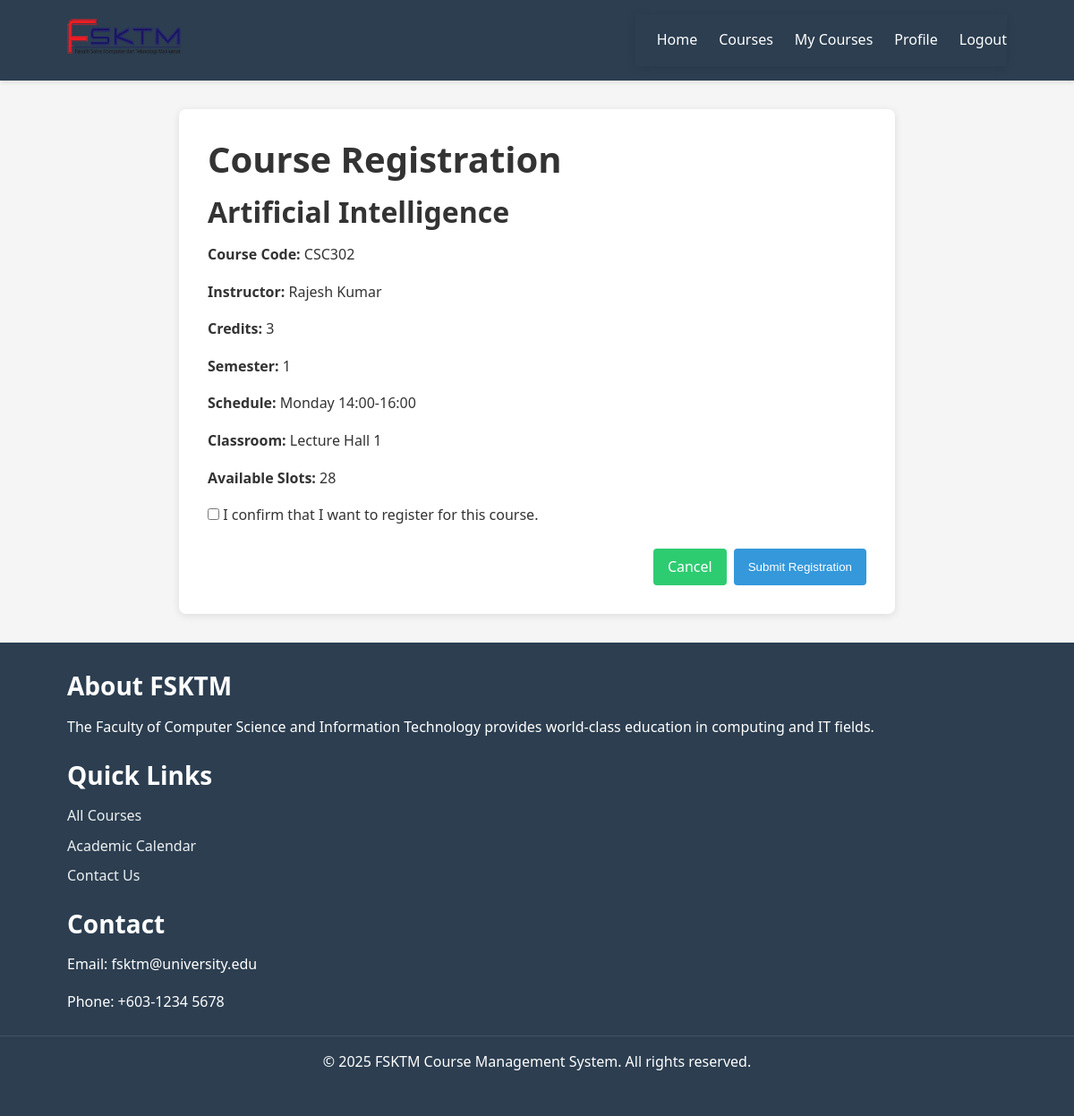
/pages/registration.php?course_id=6 (signed in), run on the app's committed database.
### tables this page shows
CREATE TABLE `courses` (
  `course_id` int(11) NOT NULL,
  `course_code` varchar(10) NOT NULL,
  `course_name` varchar(100) NOT NULL,
  `description` text DEFAULT NULL,
  `credits` int(11) NOT NULL DEFAULT 3,
  `semester` enum('1','2','3') NOT NULL,
  `academic_year` varchar(9) NOT NULL,
  `max_students` int(11) DEFAULT 40,
  `current_enrolled` int(11) DEFAULT 0,
  `instructor_id` int(11) DEFAULT NULL,
  `schedule_day` varchar(20) DEFAULT NULL,
  `schedule_time` varchar(50) DEFAULT NULL,
  `classroom` varchar(20) DEFAULT NULL,
  `course_image` varchar(255) DEFAULT 'default-course.jpg',
  `prerequisites` text DEFAULT NULL,
  `category_id` int(11) DEFAULT NULL,
  `is_active` tinyint(1) DEFAULT 1,
  `created_at` timestamp NOT NULL DEFAULT current_timestamp(),
  `updated_at` timestamp NOT NULL DEFAULT current_timestamp() ON UPDATE current_timestamp()
);

CREATE TABLE `users` (
  `user_id` int(11) NOT NULL,
  `username` varchar(50) NOT NULL,
  `email` varchar(100) NOT NULL,
  `password` varchar(255) NOT NULL,
  `first_name` varchar(50) NOT NULL,
  `last_name` varchar(50) NOT NULL,
  `user_type` enum('student','lecturer','admin') DEFAULT 'student',
  `profile_picture` varchar(255) DEFAULT 'default-avatar.png',
  `phone` varchar(20) DEFAULT NULL,
  `date_of_birth` date DEFAULT NULL,
  `student_id` varchar(20) DEFAULT NULL,
  `staff_id` varchar(20) DEFAULT NULL,
  `address` text DEFAULT NULL,
  `department` varchar(100) DEFAULT NULL,
  `created_at` timestamp NOT NULL DEFAULT current_timestamp(),
  `updated_at` timestamp NOT NULL DEFAULT current_timestamp() ON UPDATE current_timestamp(),
  `is_active` tinyint(1) DEFAULT 1,
  `last_login` timestamp NULL DEFAULT NULL
);

### pages/registration.php (the view, shortened to what this page needs)
<?php
$course_id = (int)$_GET['course_id'];
$db = new Database();
$conn = $db->getConnection();
$stmt = $conn->prepare("SELECT c.*, u.first_name, u.last_name FROM courses c
                        LEFT JOIN users u ON c.instructor_id = u.user_id
                        WHERE c.course_id = ? AND c.is_active = TRUE");
$stmt->bind_param("i", $course_id);
$stmt->execute();
$result = $stmt->get_result();
$course = $result->fetch_assoc();
include '../includes/header.php';
?>
<div class="registration-container">
    <h1>Course Registration</h1>
    <div class="course-info">
        <h2><?php echo $course['course_name']; ?></h2>
        <p><strong>Course Code:</strong> <?php echo $course['course_code']; ?></p>
        <p><strong>Instructor:</strong> <?php echo $course['first_name'] . ' ' . $course['last_name']; ?></p>
        <p><strong>Credits:</strong> <?php echo $course['credits']; ?></p>
        <p><strong>Semester:</strong> <?php echo $course['semester']; ?></p>
        <p><strong>Schedule:</strong> <?php echo $course['schedule_day'] . ' ' . $course['schedule_time']; ?></p>
        <p><strong>Classroom:</strong> <?php echo $course['classroom']; ?></p>
        <p><strong>Available Slots:</strong> <?php echo $course['max_students'] - $course['current_enrolled']; ?></p>
    </div>
   <form action="<?php echo htmlspecialchars($_SERVER['PHP_SELF'] . '?course_id=' . $course_id); ?>" method="post">
        <div class="form-group">
            <label>
                <input type="checkbox" name="confirm" required>
                I confirm that I want to register for this course.
            </label>
        </div>
        <div class="form-actions">
            <a href="<?php echo BASE_URL; ?>/pages/course-details.php?id=<?php echo $course_id; ?>" class="btn btn-secondary">Cancel</a>
            <button type="submit" class="btn btn-primary">Submit Registration</button>
        </div>
    </form>
</div>
<?php include '../includes/footer.php'; ?>

### assets/css/style.css (style rules this page uses)
:root { --primary-color: #3498db; --secondary-color: #2ecc71; --danger-color: #e74c3c; --warning-color: #f39c12; --dark-color: #2c3e50; --light-color: #ecf0f1; --gray-color: #95a5a6; --white-color: #ffffff; --black-color: #000000; }
* { margin: 0; padding: 0; box-sizing: border-box; }
body { font-family: 'Segoe UI', Tahoma, Geneva, Verdana, sans-serif; line-height: 1.6; color: #333; background-color: #f5f5f5; }
a { text-decoration: none; color: var(--primary-color); }
h1, h2, h3, h4, h5, h6 { margin-bottom: 1rem; font-weight: 600; line-height: 1.2; }
h1 { font-size: 2.5rem; }
h2 { font-size: 2rem; }
p { margin-bottom: 1rem; }
.btn { display: inline-block; padding: 0.5rem 1rem; border-radius: 4px; font-weight: 500; text-align: center; cursor: pointer; transition: all 0.3s ease; border: none; }
.btn-primary { background-color: var(--primary-color); color: var(--white-color); }
.btn-secondary { background-color: var(--secondary-color); color: var(--white-color); }
.form-group { margin-bottom: 1rem; }
label { display: block; margin-bottom: 0.5rem; font-weight: 500; }
.form-actions { margin-top: 1.5rem; display: flex; justify-content: flex-end; gap: 0.5rem; }
.registration-container { background-color: var(--white-color); border-radius: 8px; box-shadow: 0 2px 10px rgba(0, 0, 0, 0.1); padding: 2rem; max-width: 800px; margin: 2rem auto; }

### data on the page
courses: course_name "Artificial Intelligence", course_code "CSC302", instructor.first_name "Rajesh", instructor.last_name "Kumar", credits "3", semester "1", schedule_day "Monday", schedule_time "14:00-16:00", classroom "Lecture Hall 1", $course['max_students'] - $course['current_enrolled'] "28"
